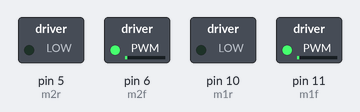
Bench run of a sketch on a simulated Arduino Uno, built with avr-gcc and run on an emulated ATmega328P. Parts: switched loads named in the sketch (green lamp = pin HIGH).

Above: at 0.05 s.
At 0.3 s:
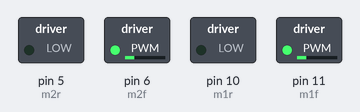
At 0.6 s:
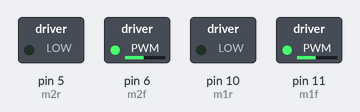
At 1.25 s:
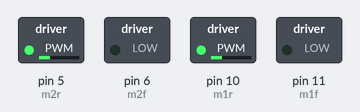
At 1.8 s:
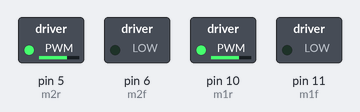
At 3.6 s:
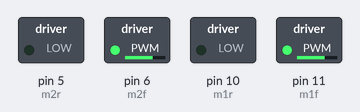
Timing chart, 0 to 8.3 s (numbered marks = the images above):
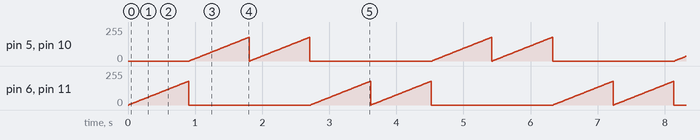

Measured:
- by itself, pin 5 (m2r), pin 6 (m2f), pin 10 (m1r), pin 11 (m1f): moves between 0/255 and 178/255, repeating every 3.6 s

The sketch:

contollering_motors_3wheel.ino
```cpp
int m1f=11;
int m1r=10;
int m2f=6;
int m2r=5;

// m1->left; m2->right

int s=0;
int flag;
void setup()
{
  /*pinMode(m1f,OUTPUT);
  pinMode(m1r,OUTPUT);
  pinMode(m2f,OUTPUT);
  pinMode(m2r,OUTPUT);
  */
  Serial.begin(9600);
  //Serial.begin(9600);
}
//String a="HELLO";
char ch;
int A,B;
//A=angle
//B=value

void execute(int a,int b)
{
  /*Serial.print(a);
  Serial.print(" ");
  Serial.println(b);
  */
  if(b==0)
  {
    analogWrite(m1f,0);
    analogWrite(m1r,0);
    analogWrite(m2f,0);
    analogWrite(m2r,0);
  }
  else if(a==0)
  {
    analogWrite(m1f,b);
    analogWrite(m1r,0);
    analogWrite(m2f,b);
    analogWrite(m2r,0);
  }
  else if(a==180)
  {
    analogWrite(m1f,0);
    analogWrite(m1r,b);
    analogWrite(m2f,0);
    analogWrite(m2r,b);
  }
  else if(a==270)
  {
    analogWrite(m1f,b);
    analogWrite(m1r,0);
    analogWrite(m2f,0);
    analogWrite(m2r,0);
  }
  else
  {
    if(a<=90)
    {
      analogWrite(m1f,int(b*(1-a/90)));
      analogWrite(m1r,0);
      analogWrite(m2f,b);
      analogWrite(m2r,0);
    }
    else if(a<180)
    {
      a=a-90;
      analogWrite(m1f,0);
      analogWrite(m1r,int(b*(1-a/90)));
      analogWrite(m2f,0);
      analogWrite(m2r,b);
    }
    else if(a<270)
    {
      a=a-180;
      analogWrite(m1f,0);
      analogWrite(m1r,b);
      analogWrite(m2f,0);
      analogWrite(m2r,int(b*(1-a/90)));
    }
    else if(a<360)
    {
      a=a-270;
      analogWrite(m1f,b);
      analogWrite(m1r,0);
      analogWrite(m2f,int(b*(1-a/90)));
      analogWrite(m2r,0);

    }

  }
}

void loop()
{
  /*if(Serial.available())
  {
    ch=Serial.read();
    //Serial.println(ch);
    if(ch=='<')
    {
      s=0;
      A=B=0;
      flag=0;
    }

   while(ch>=48&&ch<=57&&flag==0)
   {
     A=A*10+int(ch)-'0';
     while(Serial.available()==0);
     ch=Serial.read();
     if(ch<48||ch>57)
     flag=1;
   }
   while(ch>=48&&ch<=57&&flag==1)
   {
     B=B*10+int(ch)-'0';
     while(Serial.available()==0);
     ch=Serial.read();
     if(ch<48||ch>57)
     flag=2;
   }

   if(ch=='>')
   {
       Serial.println(A);
       Serial.println(B);
      execute(A,B+155);
   }
  }*/
  A=B=0;
  int j=0;
  for(int i=0;i<360;i++)
  {
    execute(A+i,(B+j)*2);
    j++;
    if(j==90)
    j=0;
    delay(10);
  }
}
```
